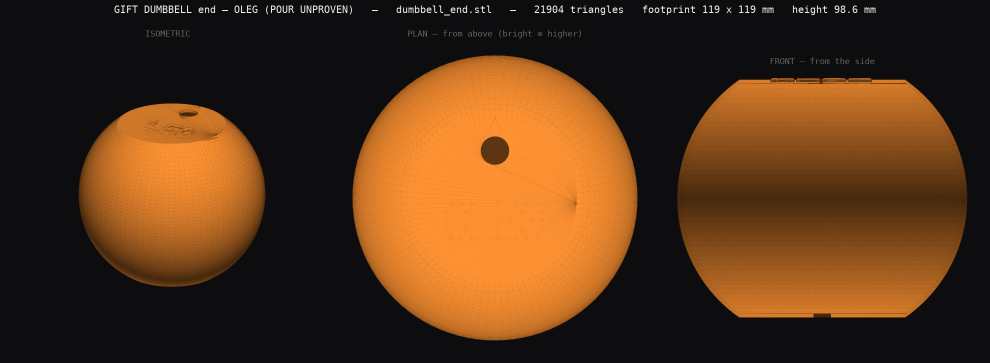
#> input picture dumbbell_end.png, 1980 x 726 px (shown at 1/2 size)
$ python -i art_bucket_plan.py   (imports and definitions only)
#> lines starting #> are read from the running program, lines starting #| are printed output that depends on the picture
#!/usr/bin/env python3
"""art_bucket_plan — PLAN + RENDER for a bucket whose wall follows an arbitrary silhouette.

Oleg, 2026-08-08: "lets now make outer shape as pikachu and inner hole in the bottom as other
shape of pikachu, pick some fanart from online, show me thr render of the model at end. we want
abound 20% of floor only as solid brim and rest used for the art".

This tool is the RENDER-BEFORE-PLATES half (the drum doctrine): it traces two silhouette PNGs,
plans the post ring / floor brim / net / art hole with the SAME constants the bucket system
proved (tower OD, wrap, mouth-out, lap law), measures what the geometry would build, and draws
it. It emits NO gcode — the generator comes after the render is approved, and the per-plate go
after that.

THE TOOL IS GENERIC ON PURPOSE: it takes any two silhouette PNGs. Character art used as input
is third-party IP — inputs and outputs live in out/ (gitignored), never in the repo, and a part
built from one is for the household, not for a shop page.

Usage:
  python3 tools/art_bucket_plan.py --outer A.png --hole B.png [--size 330] [--pitch 40]
                                   [--smooth 4] [--hole-frac 0.5] [--out out/plan.png]
"""
import argparse, math, os, shlex, sys

import numpy as np
from PIL import Image, ImageDraw, ImageFont
import matplotlib
# [1 line not run here, left out]
import matplotlib.pyplot as plt
from matplotlib.path import Path as MplPath

sys.path.insert(0, os.path.dirname(os.path.dirname(os.path.abspath(__file__))))
import machine

BW = machine.SLICER_LINE_W                     # 0.82
STICK, ALLOW, WRAP = 3.175, 1.665, 287.5       # v16's accepted C-channel
TOWER_D = STICK + ALLOW + 2.0 * BW             # 6.48
R_T = (TOWER_D - BW) / 2.0                     # centreline radius 2.83
HALF = math.radians(WRAP / 2.0)
FLOOR1_OVERLAP = 0.80                          # the lap law (bucket_towers.FLOOR1_OVERLAP)
PROVEN_CHORD = 63.8417                         # machine.PROVEN_SEND span_mm, accepted 2026-08-08


def largest_contour(png, alpha_thr=200, dilate_px=0):
    """The silhouette contour with the LARGEST ENCLOSED AREA, in PIXEL coords.

    Area, not length: stock art carries a wide soft drop SHADOW whose flat contour can be LONGER
    than the figure's while enclosing far less — picking by length traced the shadow band on two
    of three sources (measured: 'outer' became a full-width sliver, brim 0.8mm, min width 0.5).
    The high alpha threshold (200) drops the soft shadow before it can merge with the figure
    under dilation."""
#> called with png = '../dumbbell_end.png', alpha_thr = 200, dilate_px = 0
    im = Image.open(png).convert("RGBA")
#> im is the input picture: PIL image 1980x726 RGBA; mean R, G, B, A 86, 52.9, 25.4, 255
    a = np.array(im.getchannel("A"), dtype=float)
#> a: shape (726, 1980) float64; every value is 255
    if a.max() - a.min() < 10:                  # no useful alpha: threshold on luminance.
        # The cut is against WHITE BACKGROUND, not against dark ink: a yellow body reads ~213
        # luminance and a 200 threshold traced only the black outline stroke of the drawing
        # (min width 0.2mm, brim 0.9mm -- measured garbage before this was caught).
        g = np.array(im.convert("L"), dtype=float)
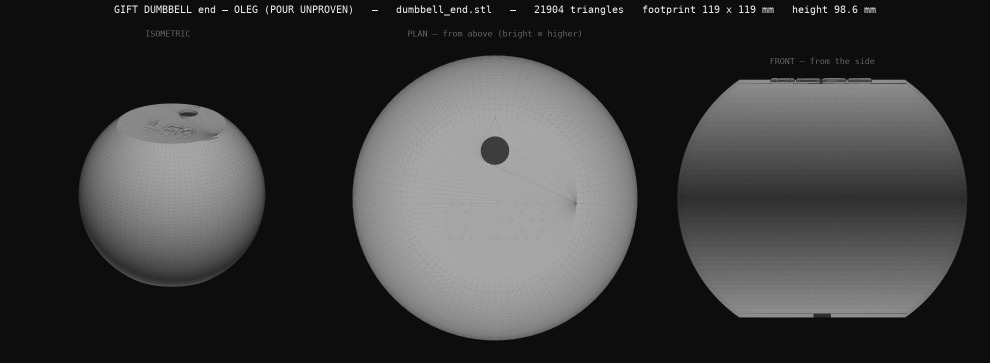
#> g: shape (726, 1980) float64 (shown at 1/2 size); min 0, max 238, mean 59.4
        mask = (g < 242).astype(float)
#> mask: shape (726, 1980) float64; every value is 1
    else:
        mask = (a >= alpha_thr).astype(float)
    if dilate_px > 0:
        # FATTEN THIN FEATURES (ears): a wall needs two posts of width plus clear air between;
        # a 12mm peninsula cannot carry one. Morphological dilation widens every feature by
        # dilate_px on each side -- the body reads chunkier, the ears become printable.
        # PAD FIRST: a figure grown into the image border splits the level contour into clipped
        # OPEN segments, and the "largest area" of an open segment is garbage (measured: the
        # 63,424mm2 figure became a 6,756mm2 sliver the moment dilation touched the frame).
        pad = int(dilate_px) + 2
        mask = np.pad(mask, pad, constant_values=0.0)
        from PIL import ImageFilter
        mim = Image.fromarray((mask * 255).astype("uint8"))
        k = 2 * int(dilate_px) + 1
        mim = mim.filter(ImageFilter.MaxFilter(k))
        mask = (np.array(mim, dtype=float) >= 128).astype(float)
    fig = plt.figure()
    cs = plt.contour(mask, levels=[0.5])
    segs = [s for lv in cs.allsegs for s in lv]
#> segs = [empty array]
    plt.close(fig)
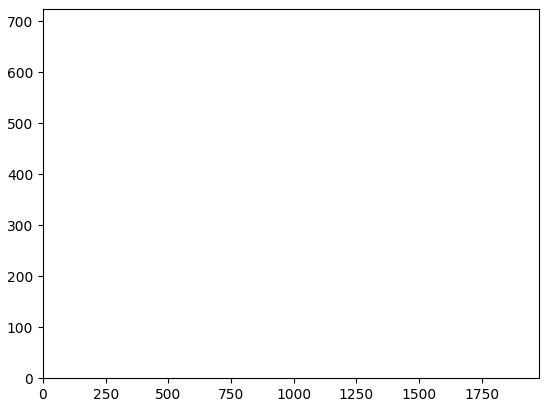
#> figure drawn by matplotlib, 1 panel
    def enc_area(seg):
        pp = np.array(seg)
#> pp = empty array
        return abs(0.5 * float(np.dot(pp[:, 0], np.roll(pp[:, 1], -1))
                               - np.dot(pp[:, 1], np.roll(pp[:, 0], -1))))
    best = max(segs, key=enc_area)
#> best = empty array
    pts = np.array(best)                        # (x, y) in pixel coords
#> pts = empty array
#> (the run stopped early here; a loop or call above may not have finished)

$ run again, on marble/bond_section.png
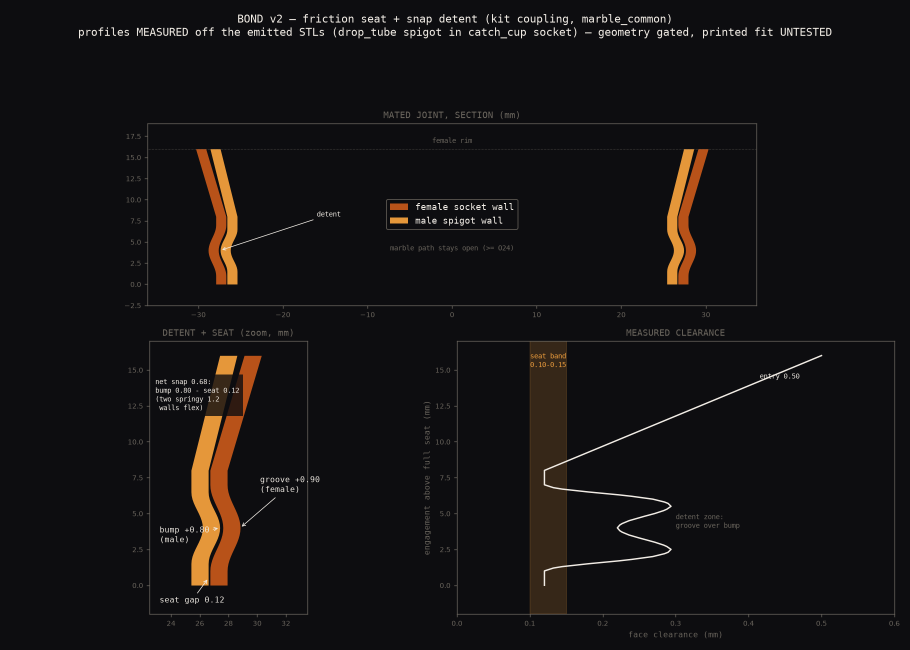
#> input picture marble/bond_section.png, 1820 x 1300 px (shown at 1/2 size)
#> in largest_contour, im is the input picture: PIL image 1820x1300 RGBA; mean R, G, B, A 20.4, 18.2, 19, 255
#> a: shape (1300, 1820) float64; every value is 255
#> in largest_contour, `g = np.array(im.convert("L"), dtype=float)`:
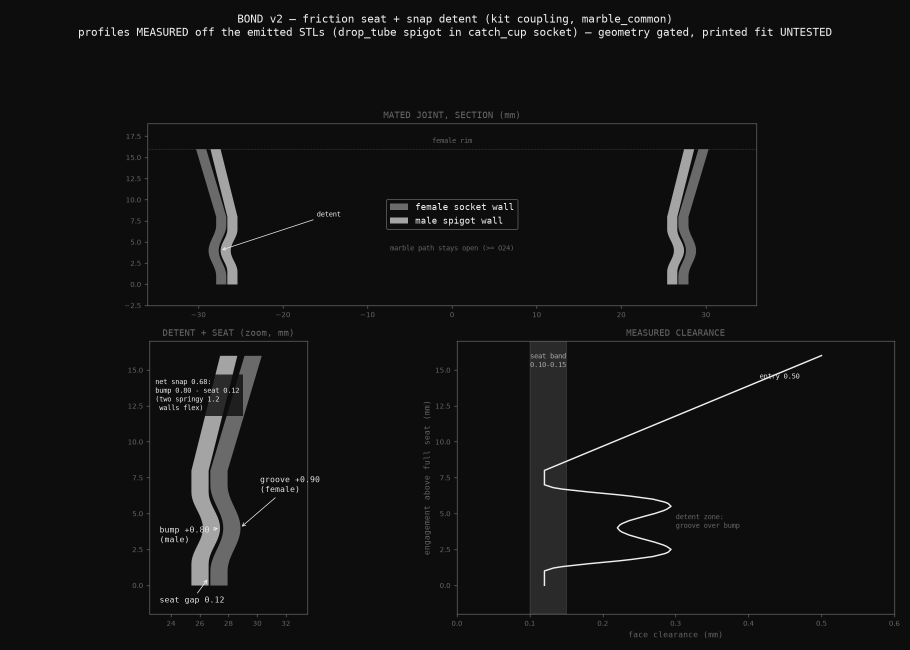
#> g: shape (1300, 1820) float64 (shown at 1/2 size); min 13, max 238, mean 18.6
#> mask: shape (1300, 1820) float64; every value is 1
#> segs = [empty array]
#> in largest_contour, `plt.close(fig)`:
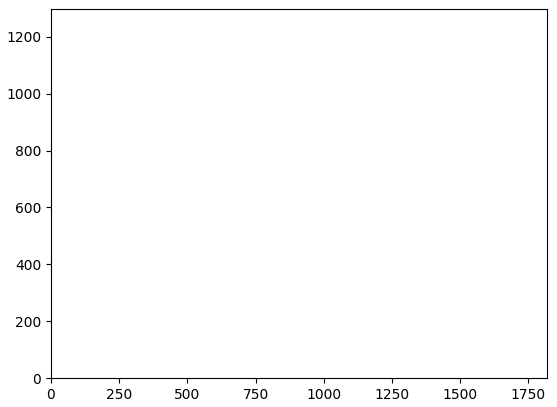
#> figure drawn by matplotlib, 1 panel
#> pp = empty array

$ run again, on marble/drop_tube_render.png
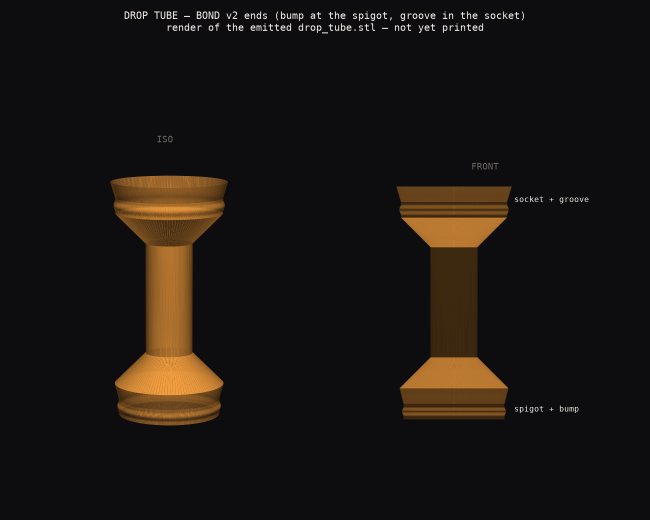
#> input picture marble/drop_tube_render.png, 1300 x 1040 px (shown at 1/2 size)
#> in largest_contour, im is the input picture: PIL image 1300x1040 RGBA; mean R, G, B, A 25.8, 21.2, 18.8, 255
#> a: shape (1040, 1300) float64; every value is 255
#> in largest_contour, `g = np.array(im.convert("L"), dtype=float)`:
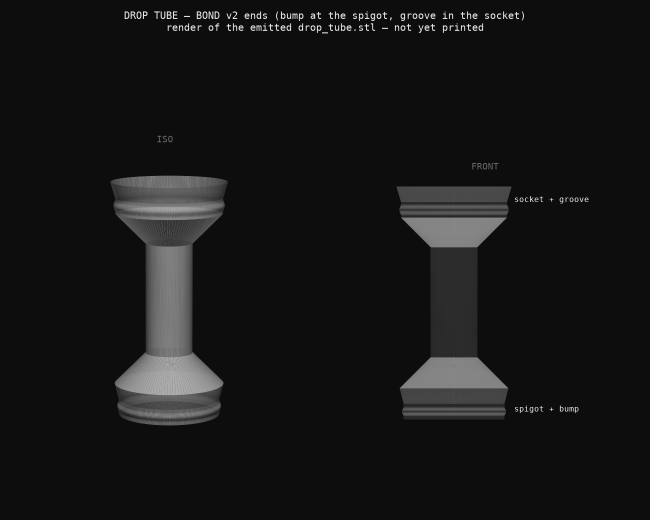
#> g: shape (1040, 1300) float64 (shown at 1/2 size); min 13, max 238, mean 22
#> mask: shape (1040, 1300) float64; every value is 1
#> segs = [empty array]
#> in largest_contour, `plt.close(fig)`:
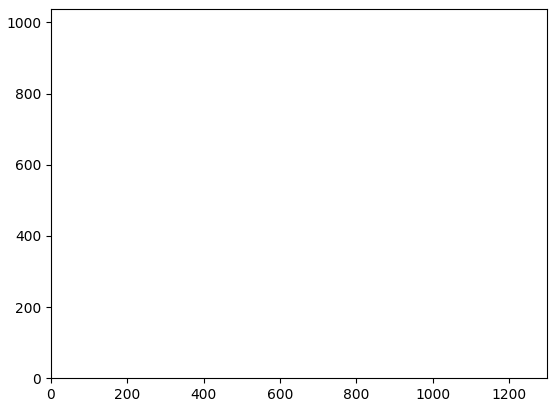
#> figure drawn by matplotlib, 1 panel
#> pp = empty array
